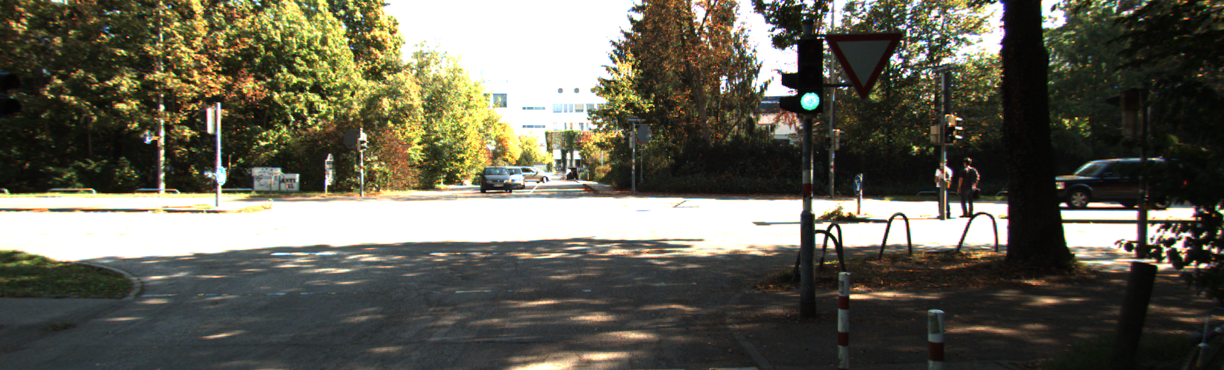
#> input picture media/problem_1/0.png, 1224 x 370 px
$ python -i unused.py   (imports and definitions only)
#> lines starting #> are read from the running program, lines starting #| are printed output that depends on the picture
#> further down, picture is the input picture: shape (370, 1224, 3); mean B, G, R 83.7, 96.9, 98.8
#!/usr/bin/python3

import cv2 as cv
import numpy as np

def find_orientation(frame):
    img = frame.copy()
    img_canny = cv.Canny(img,255,255,0)
    number_of_white = np.argwhere(img_canny[:,:]==255)
    center_pts = (np.mean(number_of_white[0]),np.mean(number_of_white[1]))
    print(center_pts)
    cv.imshow('canny',img_canny)
    mid = int(img.shape[0]/2)
    top_half = img_canny[:mid,:]
    bottom_half = img_canny[mid:,:]
    cv.imshow('top half',top_half)
    cv.imshow('bottom half',bottom_half)
    return frame

def callback(x):
    print(x)


def dynamic_canny(frame):
    img = frame.copy()
    img_gray = cv.cvtColor(img,cv.COLOR_BGR2GRAY)
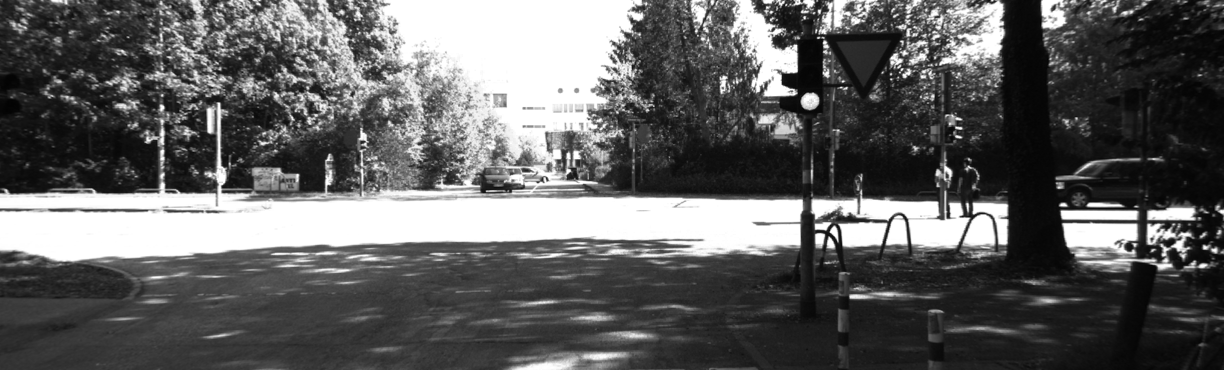
#> img_gray: shape (370, 1224); min 3, max 255, mean 95.9
    canny = cv.Canny(frame, 85, 255,0)
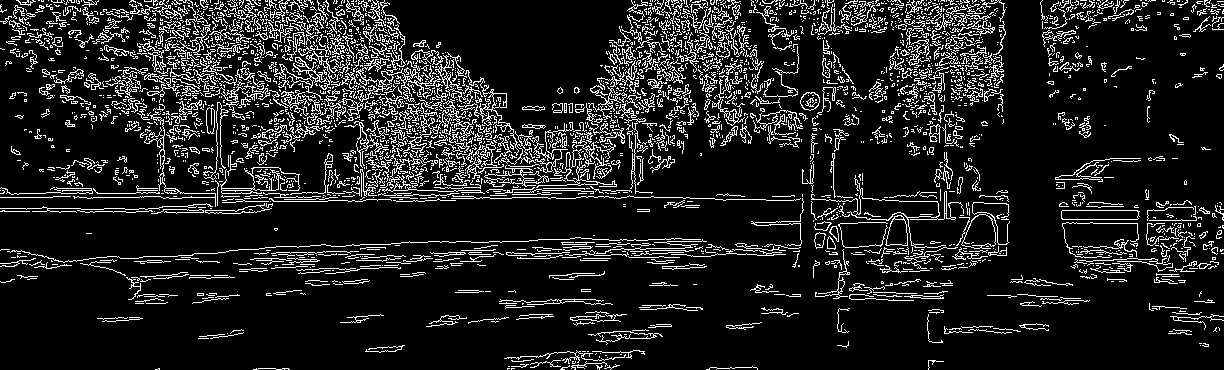
#> canny: shape (370, 1224); 12.6% white in thin lines or dots

    cv.namedWindow('image') # make a window with name 'image'
    cv.createTrackbar('L', 'image', 0, 255, callback) #lower threshold trackbar for window 'image
    cv.createTrackbar('U', 'image', 0, 255, callback) #upper threshold trackbar for window 'image

    while(1):
        # numpy_horizontal_concat = np.concatenate((frame, canny), axis=1) # to display image side by side
        # cv.imshow('image', numpy_horizontal_concat)
        k = cv.waitKey(1) & 0xFF
#> (key Esc is pressed here)
        if k == 27: #escape key
            break
        l = cv.getTrackbarPos('L', 'image')
        u = cv.getTrackbarPos('U', 'image')

        canny = cv.Canny(frame, l, u)
        cv.imshow('canny',canny)
        print(l,u)
    # cv.destroyAllWindows()

>>> import cv2
>>> picture = cv2.imread('media/problem_1/0.png')
>>> result = dynamic_canny(picture)
